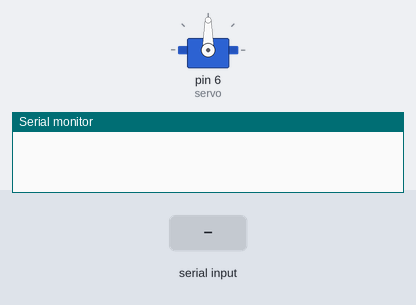
This sketch was run on a simulated Arduino Uno, built with avr-gcc and run on an emulated ATmega328P. Shown: servo, the last lines printed to the serial monitor. Inputs (shaded band) come from the test bench.

Above: at 1.2 s.
1.3 s: "30,150\n" received over Serial
At 3.3 s:
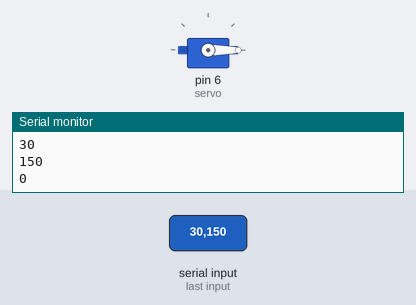
4.0 s: "90,45\n" received over Serial
At 4.5 s:
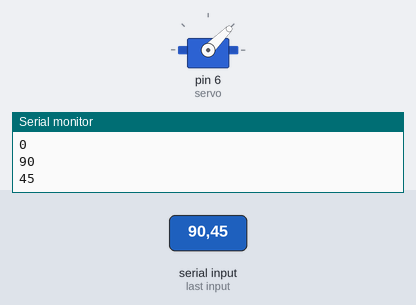
6.7 s: "200\n" received over Serial
At 7.5 s:
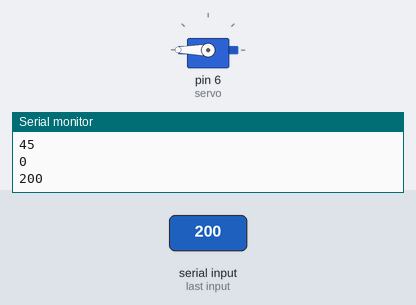
Timing chart, 0 to 9.7 s (numbered marks = the images above; inputs shaded):
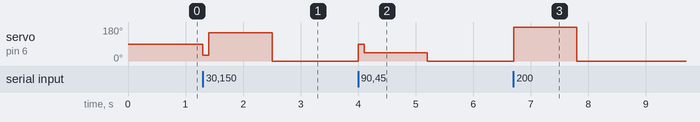

Measured:
- after the input at 1.3 s, servo on pin 6 (servo): 90° → 30° at once, → 150° 0.10 s later, → 0° 1.1 s later
- after the input at 4.0 s, servo on pin 6 (servo): 0° → 90° at once, → 45° 0.10 s later, → 0° 1.1 s later
- after the input at 6.7 s, servo on pin 6 (servo): 0° → 180° at once, → 0° 1.1 s later

The sketch:

Serial_Servo_Position.ino
```cpp
// Serial to Servo Position
#include <Servo.h>
Servo servo;
int pos;
void setup() {
  servo.attach(6);
  Serial.begin(9600);
  servo.write(90);
}
void loop() {
  if (Serial.available() > 0) {
    pos = Serial.parseInt();
    Serial.println(pos);
    servo.write(pos);
    delay(100);
  }
}
```
